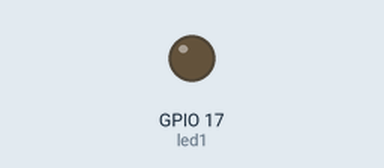
Simulated run of this program. Board: Raspberry Pi (BCM pin numbers). Parts: output pins drawn as LEDs (lit = HIGH).

Above: at 0.05 s.
At 2.3 s:
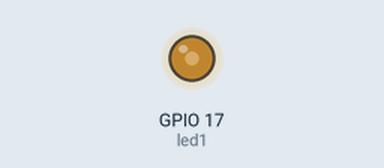
At 4.6 s:
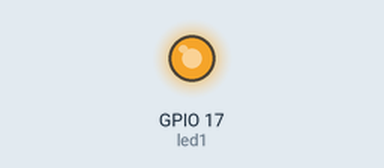
At 9.15 s:
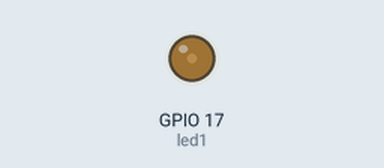
Timing chart, 0 to 13.1 s (numbered marks = the images above):
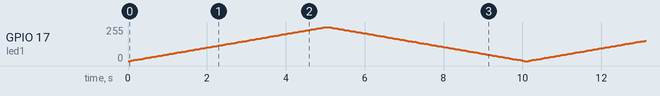

The program:

Blink_1Leds_PWM.py
```python
import RPi.GPIO as GPIO
import time

led1=17

delayTime = 0.05

GPIO.setmode(GPIO.BCM)
GPIO.setup(led1, GPIO.OUT)

pwm1 = GPIO.PWM(led1, 100)  #50Hz
pwm1.start(0)              #Start from 0 to 100

while True:
    for i in range(0,101):
        pwm1.ChangeDutyCycle(i)
        time.sleep(delayTime)

    for i in range(100,-1,-1):
        pwm1.ChangeDutyCycle(i)
        time.sleep(delayTime)
```
